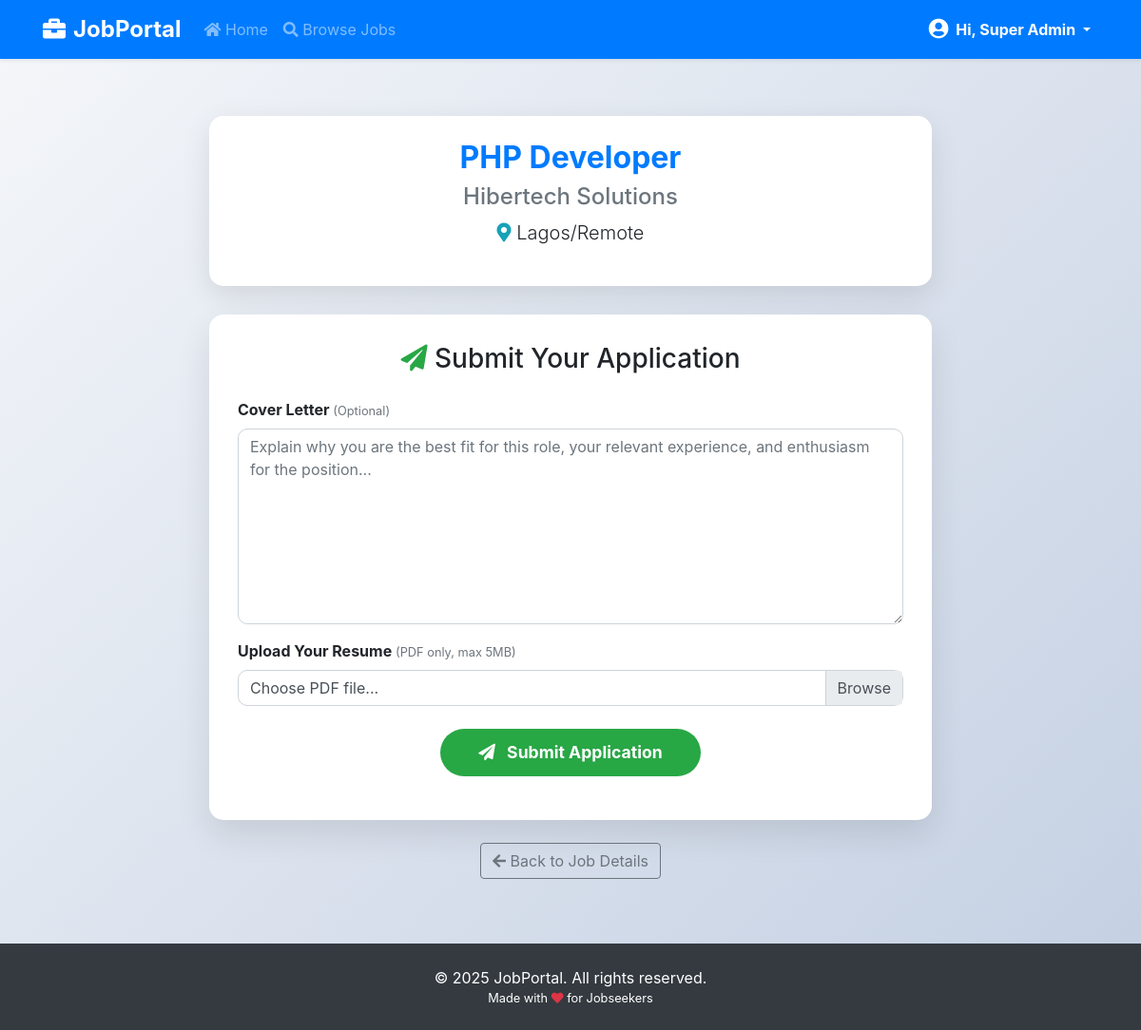
The app's page /apply.php?job_id=1 (signed in) with its own data.
### tables this page shows
CREATE TABLE IF NOT EXISTS `users` (
  `id` int NOT NULL AUTO_INCREMENT,
  `fullname` varchar(100) DEFAULT NULL,
  `username` varchar(50) NOT NULL,
  `email` varchar(100) NOT NULL,
  `phone` varchar(20) DEFAULT NULL,
  `location` varchar(100) DEFAULT NULL,
  `experience` varchar(50) DEFAULT NULL,
  `education` varchar(100) DEFAULT NULL,
  `skills` text,
  `password` varchar(255) NOT NULL,
  `role` enum('user','admin') DEFAULT 'user',
  `created_at` timestamp NULL DEFAULT CURRENT_TIMESTAMP,
  PRIMARY KEY (`id`),
  UNIQUE KEY `username` (`username`),
  UNIQUE KEY `email` (`email`)
);

CREATE TABLE IF NOT EXISTS `jobs` (
  `id` int NOT NULL AUTO_INCREMENT,
  `title` varchar(100) NOT NULL,
  `company` varchar(100) NOT NULL,
  `location` varchar(100) NOT NULL,
  `description` text NOT NULL,
  `created_at` timestamp NULL DEFAULT CURRENT_TIMESTAMP,
  `salary` varchar(50) DEFAULT 'Not disclosed',
  `type` varchar(50) DEFAULT 'Full-time',
  `experience_level` varchar(50) DEFAULT 'Not specified',
  PRIMARY KEY (`id`)
);

### apply.php (the view, shortened to what this page needs)
<?php include 'includes/user-navbar.php'; ?>
<?php
$job_id = (int)$_GET['job_id'];
$stmt = $conn->prepare("SELECT title, company, location FROM jobs WHERE id = ?");
$stmt->bind_param("i", $job_id);
$stmt->execute();
$result = $stmt->get_result();
if ($result->num_rows !== 1) {
    $error = "Invalid or deleted job.";
} else {
    $job = $result->fetch_assoc();
}
$apply_msg = '';
$apply_type = '';
?>
<!DOCTYPE html>
<html lang="en">
<head>
    <link rel="stylesheet" href="https://stackpath.bootstrapcdn.com/bootstrap/4.5.2/css/bootstrap.min.css">
    <link rel="stylesheet" href="https://cdnjs.cloudflare.com/ajax/libs/font-awesome/5.15.4/css/all.min.css">
    <link rel="stylesheet" href="assets/css/style.css">
</head>
<body>
<div class="apply-container">
    <?php if (isset($error)): ?>
        <div class="alert alert-danger text-center">
            <h4><i class="fas fa-exclamation-triangle"></i> <?php echo $error; ?></h4>
            <a href="jobs.php" class="btn btn-primary btn-lg mt-3">Back to Jobs</a>
        </div>
    <?php else: ?>
        <div class="job-summary text-center">
            <h2 class="text-primary font-weight-bold"><?php echo htmlspecialchars($job['title']); ?></h2>
            <h4 class="text-muted"><?php echo htmlspecialchars($job['company']); ?></h4>
            <p class="lead"><i class="fas fa-map-marker-alt text-info"></i> <?php echo htmlspecialchars($job['location']); ?></p>
        </div>
        <?php if (empty($apply_msg) || $apply_type !== 'success'): ?>
            <div class="apply-form-card">
                <h3 class="text-center mb-4"><i class="fas fa-paper-plane text-success"></i> Submit Your Application</h3>
                <form method="POST" enctype="multipart/form-data">
                    <div class="form-group">
                        <label class="font-weight-bold">Cover Letter <small class="text-muted">(Optional)</small></label>
                        <textarea name="cover_letter" class="form-control" rows="8" placeholder="Explain why you are the best fit for this role, your relevant experience, and enthusiasm for the position..."></textarea>
                    </div>
                    <div class="form-group">
                        <label class="font-weight-bold">Upload Your Resume <small class="text-muted">(PDF only, max 5MB)</small></label>
                        <div class="custom-file">
                            <label class="custom-file-label" for="resumeInput">Choose PDF file...</label>
                        </div>
                    </div>
                    <div class="text-center mt-4">
                        <button type="submit" class="btn btn-submit text-white">
                            <i class="fas fa-paper-plane mr-2"></i> Submit Application
                        </button>
                    </div>
                </form>
            </div>
        <?php endif; ?>
        <div class="text-center mt-4">
            <a href="job-details.php?id=<?php echo $job_id; ?>" class="btn btn-outline-secondary">
                <i class="fas fa-arrow-left"></i> Back to Job Details
            </a>
        </div>
    <?php endif; ?>
</div>
<?php include 'includes/footer.php'; ?>
</body>
</html>

### includes/user-navbar.php (shortened to what this page needs)
<?php
include 'connect.php';
$logged_in = false;
$fullname  = 'User';
if (isset($_SESSION['user_id']) && is_numeric($_SESSION['user_id'])) {
    $stmt = $conn->prepare("SELECT fullname, username, role FROM users WHERE id = ? LIMIT 1");
    $stmt->bind_param("i", $_SESSION['user_id']);
    $stmt->execute();
    $result = $stmt->get_result();
    if ($result->num_rows === 1) {
        $user = $result->fetch_assoc();
        $logged_in = true;
        $fullname  = !empty($user['fullname']) ? $user['fullname'] : $user['username'];
    } else {
        session_destroy();
        header("Location: login.php");
        exit();
    }
}
?>
<nav class="navbar navbar-expand-lg navbar-dark bg-primary shadow-sm">
    <div class="container">
        <a class="navbar-brand font-weight-bold" href="index.php">
            <i class="fas fa-briefcase mr-2"></i>JobPortal
        </a>
        <div class="collapse navbar-collapse" id="navbarContent">
            <ul class="navbar-nav mr-auto">
                <li class="nav-item">
                    <a class="nav-link <?php echo basename($_SERVER['PHP_SELF']) == 'index.php' ? 'active' : ''; ?>" href="index.php">
                        <i class="fas fa-home"></i> Home
                    </a>
                </li>
                <li class="nav-item">
                    <a class="nav-link <?php echo basename($_SERVER['PHP_SELF']) == 'jobs.php' ? 'active' : ''; ?>" href="jobs.php">
                        <i class="fas fa-search"></i> Browse Jobs
                    </a>
                </li>
            </ul>
            <ul class="navbar-nav ml-auto align-items-center">
                <?php if ($logged_in): ?>
                    <li class="nav-item dropdown">
                        <a class="nav-link dropdown-toggle text-white font-weight-bold" href="#" id="userDropdown" role="button" data-toggle="dropdown">
                            <i class="fas fa-user-circle fa-lg mr-1"></i>
                            Hi, <?php echo htmlspecialchars($fullname); ?>
                        </a>
                    </li>
                <?php endif; ?>
            </ul>
        </div>
    </div>
</nav>

### assets/css/style.css (style rules this page uses)
.navbar-brand { font-size: 1.5rem; }

### apply.php (style rules this page uses)
body { background: linear-gradient(135deg, #f5f7fa 0%, #c3cfe2 100%); min-height: 100vh; }
.apply-container { max-width: 800px; margin: 40px auto; padding: 20px; }
.job-summary { background: white; border-radius: 15px; padding: 25px; box-shadow: 0 10px 30px rgba(0,0,0,0.1); margin-bottom: 30px; }
.apply-form-card { background: white; border-radius: 15px; padding: 30px; box-shadow: 0 15px 35px rgba(0,0,0,0.1); }
.form-control, .custom-file-label { border-radius: 10px; }
.btn-submit { background: #28a745; border: none; padding: 12px 40px; border-radius: 50px; font-size: 1.1rem; font-weight: bold; }

### records on screen
users: fullname "Super Admin"
jobs: title "PHP Developer", company "Hibertech Solutions", location "Lagos/Remote"
